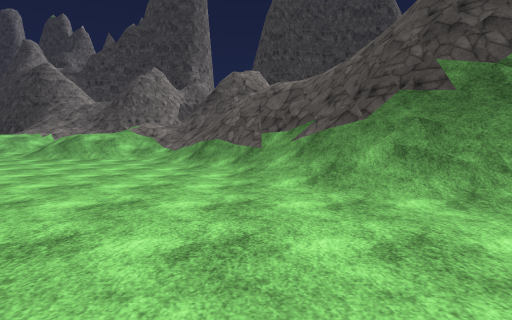
view 1 (above)

24 first-person views from a walk through a 3-D level made in the Unity game engine. The camera is 1.4 m above the floor, tilts 4° down and sees 80° across. The floor is counted in squares, 2.36 m on a side. Each view is taken from the middle of a square. On the plan, view 1 faces up. The plan holds only what a view shows up to about 9 squares ahead; the rest is blank. The place goes on beyond the plan. The player is left out. Surface patterns are stand-ins for the level's own textures.

view 2
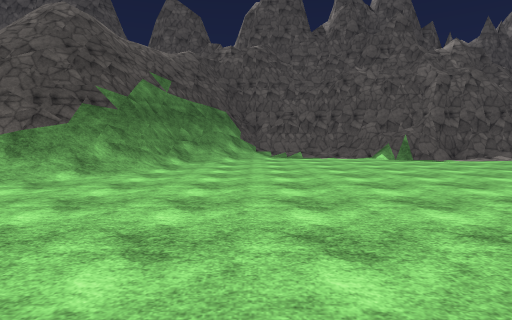

view 3
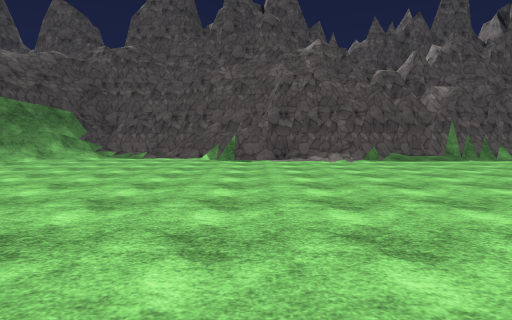

view 4
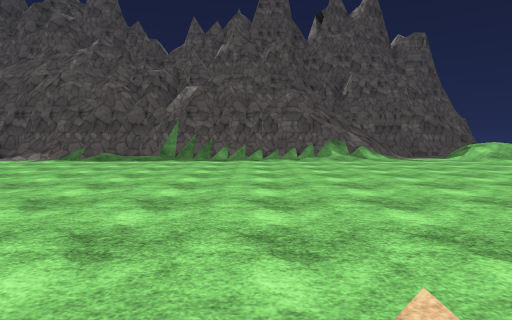

view 5
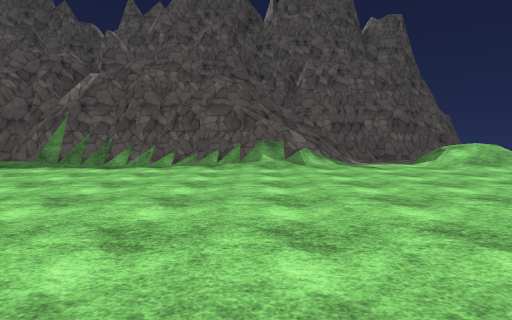

view 6
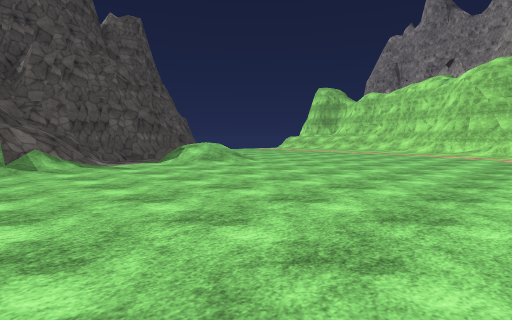

view 7
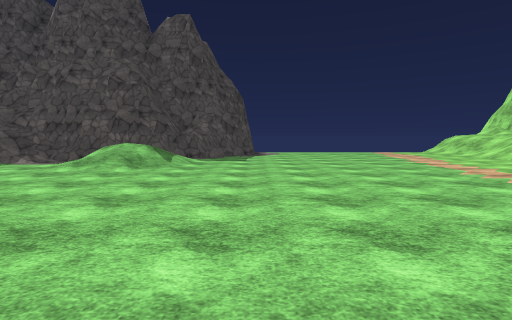

view 8
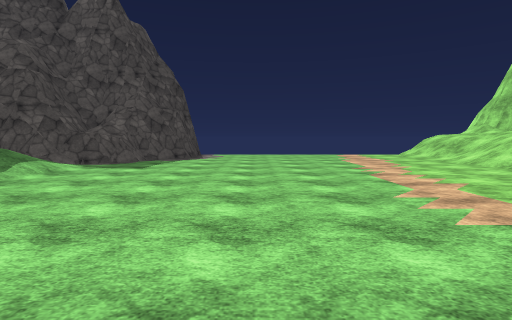

view 9
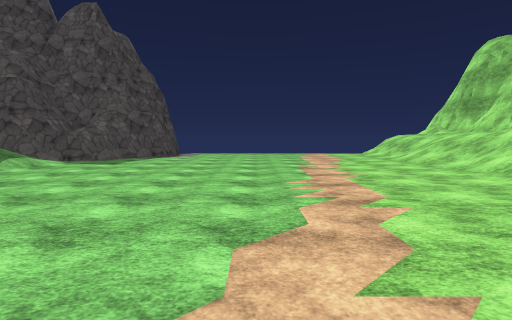

view 10
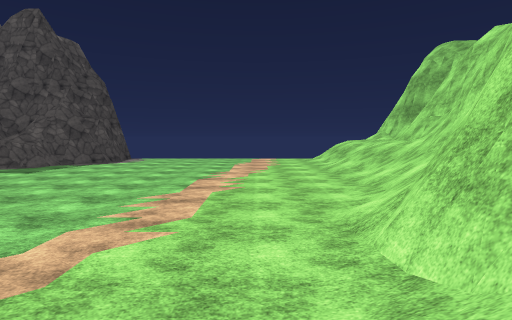

view 11
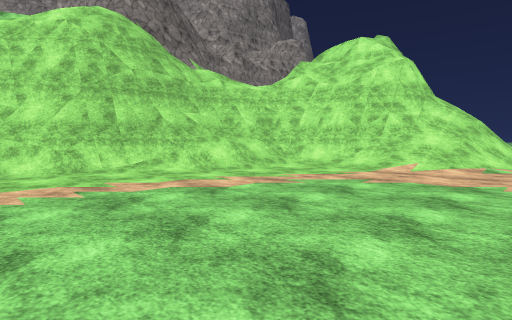

view 12
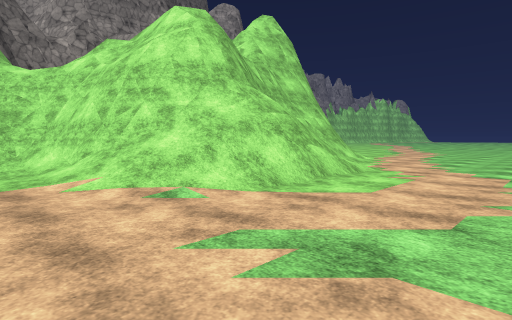

view 13
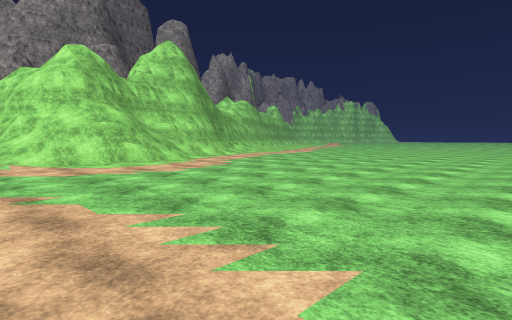

view 14
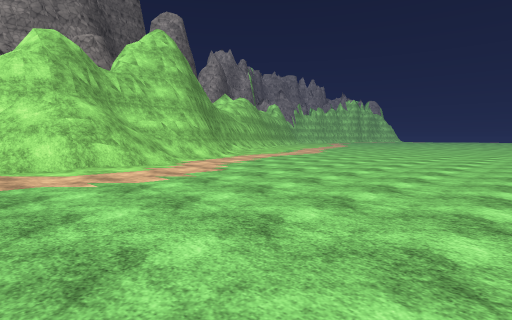

view 15
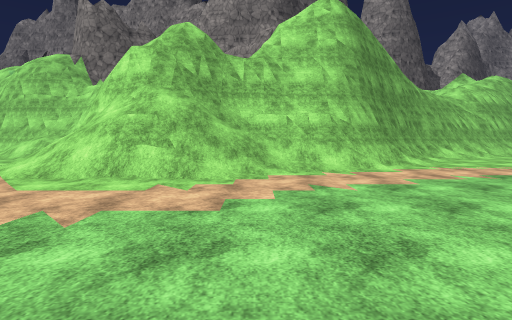

view 16
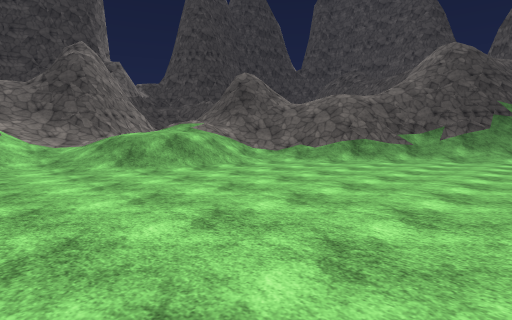

view 17
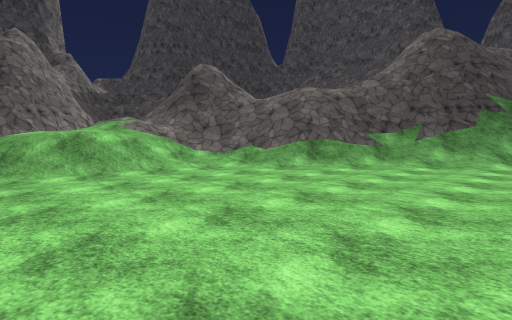

view 18
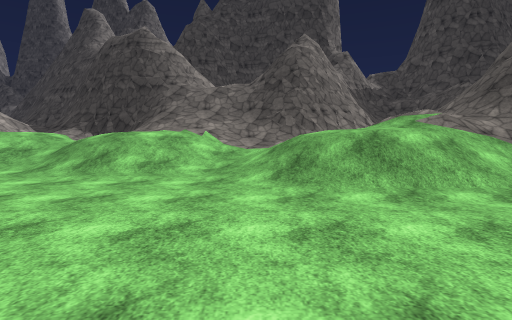

view 19
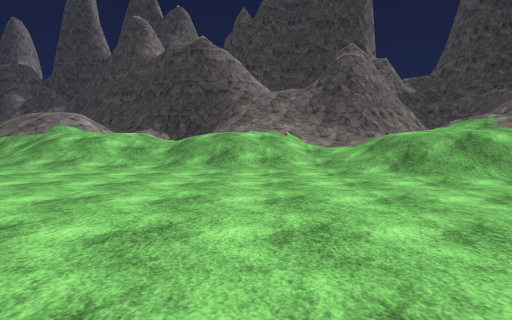

view 20
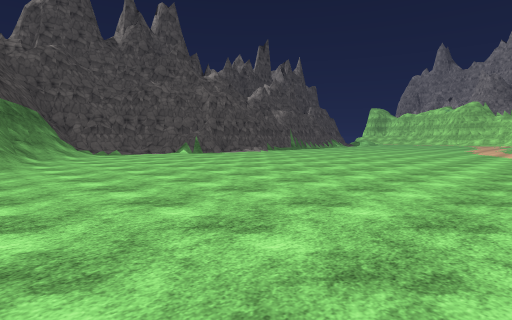

view 21
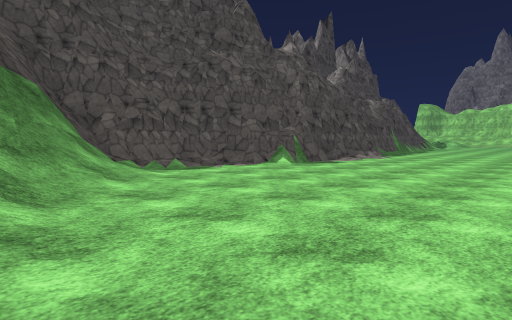

view 22
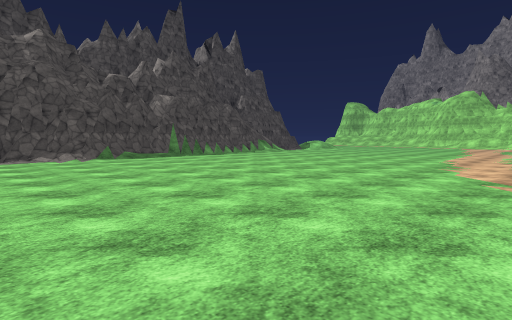

view 23
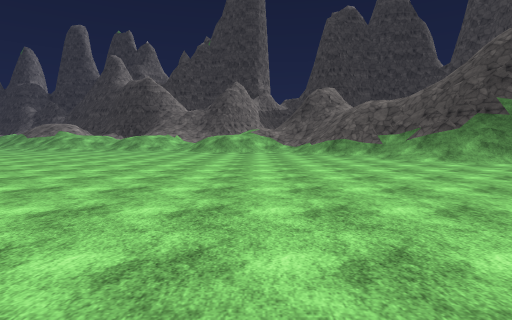

view 24
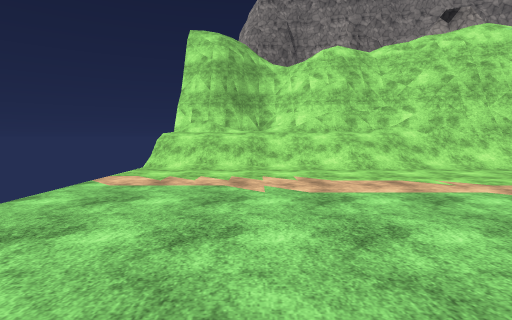

### Floor plan
Key: @ floor where view 1 was taken; # wall or solid block; . main floor; : floor 1.75 m higher than the main floor; / step, stairs or slope; = window, fence, low wall or low ledge; ^ raised ledge; v drop or lower ground.
Columns run from 12 left of view 1 to 11 right of it. Each row starts with its distance up from view 1.
 14 /#///####
 13 / ////##/==
 12 ///////  /=
 11 //////////=
 10 ////////////
  9 .....////////
  8 ........./////
  7 ..........//////
  6  ..........//#v=#
  5  ...........//###
  4  ...........//###
  3   ...........//###
  2    ............//##
  1     ............//#
  0     ........@.....#
 -1      .............#
 -2       ............#
 -3        ..........^#
 -4        ..........#
 -5        ..........#
 -6        ........./#
 -7        ........./#
 -8        ........./#
 -9        ........./#
-10         .........#
-11         .........#
-12         .........#
-13         .........##
-14         ......../###
-15     ............///#
-16 .................//#
-17 ..................=#
-18 ................///#
-19 ................// ##
-20 ................///##
-21 ....................##
-22 ......................
-23 ....//=//.............
-24 ./////////.............
-25 /########/..............
-26 ##      #/..............
-27         ##///...........
-28          #####/.........
-29              ##////////.
-30               ###///////
-31                 ####///:
-32                    #####

Positions as (right, up) in squares from view 1, and headings:
1: (0, 0), facing up
2: (-4, 1), facing right
3: (-4, -4), facing right
4: (-4, -12), facing right
5: (-2, -14), facing right
6: (-2, -14), facing down-right
7: (-2, -22), facing right
8: (0, -24), facing right
9: (-1, -25), facing right
10: (-1, -27), facing right
11: (3, -22), facing down-left
12: (-2, -20), facing down-left
13: (-3, -15), facing down-left
14: (-4, -16), facing down-left
15: (-8, -18), facing down
16: (-9, 3), facing up-right
17: (-7, 3), facing up-right
18: (-7, 5), facing up
19: (-9, 4), facing up
20: (-6, 4), facing down-right
21: (0, 3), facing down-right
22: (-5, -4), facing down-right
23: (-4, -4), facing up
24: (9, -23), facing down
